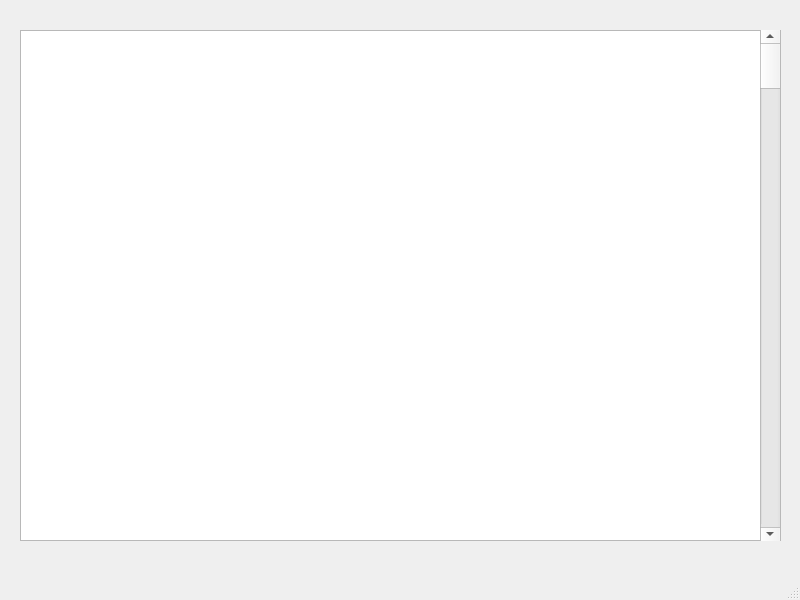
<?xml version="1.0" encoding="UTF-8"?>
<ui version="4.0">
 <class>record</class>
 <widget class="QMainWindow" name="record">
  <property name="geometry">
   <rect>
    <x>0</x>
    <y>0</y>
    <width>800</width>
    <height>600</height>
   </rect>
  </property>
  <property name="windowTitle">
   <string>MainWindow</string>
  </property>
  <widget class="QWidget" name="centralwidget">
   <widget class="QTextBrowser" name="textBrowser">
    <property name="geometry">
     <rect>
      <x>20</x>
      <y>30</y>
      <width>761</width>
      <height>511</height>
     </rect>
    </property>
   </widget>
   <widget class="QScrollBar" name="verticalScrollBar">
    <property name="geometry">
     <rect>
      <x>760</x>
      <y>30</y>
      <width>20</width>
      <height>511</height>
     </rect>
    </property>
    <property name="orientation">
     <enum>Qt::Vertical</enum>
    </property>
   </widget>
  </widget>
  <widget class="QMenuBar" name="menubar">
   <property name="geometry">
    <rect>
     <x>0</x>
     <y>0</y>
     <width>800</width>
     <height>25</height>
    </rect>
   </property>
  </widget>
  <widget class="QStatusBar" name="statusbar"/>
 </widget>
 <resources/>
 <connections/>
</ui>
